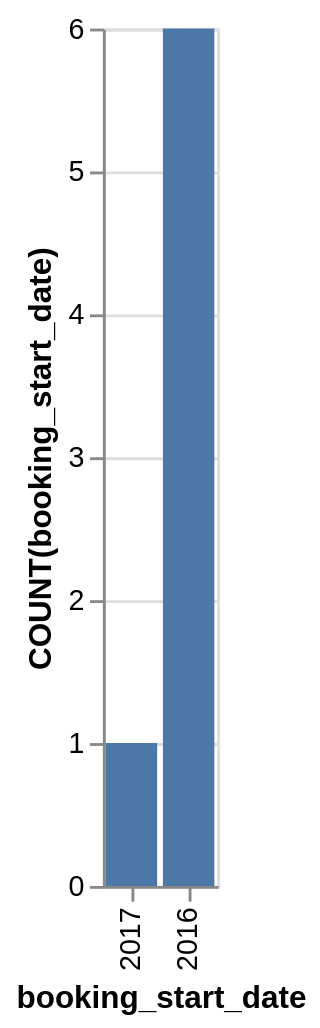

Write the Vega-Lite specification saved for this chart.
### Vega-Lite specification from a JSON file in a GitHub repository (floating-point values rounded to 4 significant figures)
{"data": {"values": [{"x_data": "2016", "y_data": 6}, {"x_data": "2017", "y_data": 1}]}, "mark": "bar", "encoding": {"x": {"field": "x_data", "type": "nominal", "title": "booking_start_date", "sort": "descending"}, "y": {"field": "y_data", "type": "quantitative", "title": "COUNT(booking_start_date)"}}}
